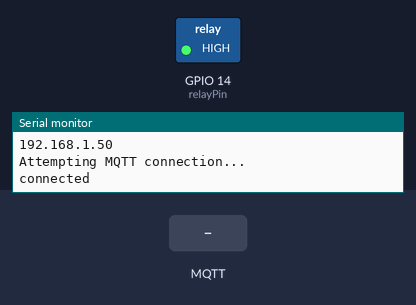
Recording of a sketch running on a simulated ESP8266 (NodeMCU). Parts: switched loads named in the sketch (green lamp = pin HIGH), the last lines printed to the serial monitor. The inputs (shaded band) are chosen by the test bench. WiFi joins after 1.5 s; servers stay silent unless stated; no MQTT or app messages arrive unless stated.

Above: at 3.2 s.
3.3 s: MQTT message "1" arrives on the first subscribed topic
At 4.8 s:
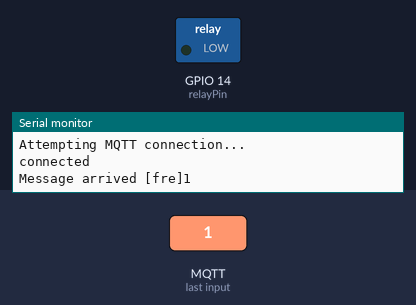
Timing chart, 0 to 9.8 s (numbered marks = the images above; inputs shaded):
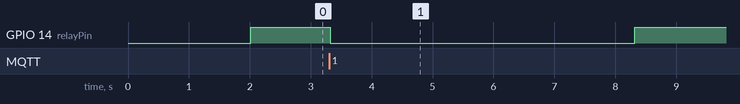

Measured:
- after the input at 3.3 s, GPIO 14 (relayPin): HIGH → LOW at once, → HIGH 5.0 s later

The sketch:

door.ino
```cpp
#include <ESP8266WiFi.h>
#include <PubSubClient.h>
#include <SoftwareSerial.h> // 블루투스

char ssid[] = "339-1"; // network SSID
char pass[] = "339789789*"; // network password
const char * mqtt_server = "192.168.0.100"; // MQTT broker 기기가 연결된 IP주소
WiFiClient esp8266Client;
PubSubClient client(esp8266Client);

SoftwareSerial BTSerial(13, 12); // SoftwareSerial(RX, TX), 통신을 하기 위한 RX, TX 연결 핀번호

int relayPin = 14; // relay to connect pin D13

void setup() {
  // put your setup code here, to run once:
  Serial.begin(9600);
  BTSerial.begin(9600); // 블루투스 모듈 초기화, 블루투스 연결

  setup_wifi();
  client.setServer(mqtt_server, 1883);
  client.setCallback(callback);
  delay(500);
  client.subscribe("fre"); // mqtt 토픽명
  pinMode(relayPin, OUTPUT);
  digitalWrite(relayPin, HIGH);
}

void setup_wifi() {
  delay(10);
  Serial.println();
  Serial.print("Connecting to ");
  Serial.println(ssid);
  WiFi.mode(WIFI_STA);
  WiFi.begin(ssid, pass);
  while(WiFi.status() != WL_CONNECTED) {
    delay(500);
    Serial.print(".");
  }
  Serial.println("");
  Serial.println("WiFi connected");
  Serial.println("IP address : ");
  Serial.println(WiFi.localIP());
}

void callback(char* topic, byte* payload, unsigned int length) {
  Serial.print("Message arrived [");
  Serial.print(topic);
  Serial.print("]");
  String Message = "";
  int i = 0;
  while(i<length) {
    Message += (char)payload [i++];
  }
  Serial.println(Message);

  if(Message == "1") { // MQTT 토픽 fre에 1이 수신되면 릴레이를 켬
    digitalWrite(relayPin, LOW); // 켜짐
    client.publish("entry", "open");
    delay(5000);
    digitalWrite(relayPin, HIGH); // 5초 뒤 꺼짐
  }
  if(Message == "0") {
    digitalWrite(relayPin, HIGH);
    client.publish("entry", "close");
  }
}

void reconnect() {
  while(WiFi.status() != WL_CONNECTED) {
    delay(500);
    Serial.print(".");
    setup_wifi();
  }
  while(!client.connected()) {
    Serial.println("Attempting MQTT connection...");
    if(client.connect("arduinoClientRelay")) { // MQTT client name 고유한 이름으로 중복되지 않도록 주의
      Serial.println("connected");
    }
    else {
      Serial.print("MQTT connection failed, retry count: ");
      Serial.println(client.state());
      Serial.println("try again in 3 seconds");
      delay(3000);
    }
  }
}

void loop() {
  // put your main code here, to run repeatedly:
  delay(50);
  if(!client.connected()) {
    reconnect();
    client.subscribe("fre");
    delay(500);
  }
  client.loop();
  delay(50);

  if(BTSerial.available()) { // 블루투스로 데이터 수신, 블루투스에서 신호가 있으면
  /*
    byte data = BTSerial.read();
    Serial.write(data); // 수신된 데이터를 시리얼 모니터로 출력
    if(data=='1') {
      static char userid[6];
      static int count = 0;
      while(BTSerial.available()) {
        byte id = BTSerial.read();
        userid[count++] = id;
      }
      Serial.print("userid  ");
      Serial.println(userid);
      digitalWrite(relayPin, LOW); // 켜짐
      delay(5000);
      digitalWrite(relayPin, HIGH);
    }
    */
    blue();
  }
}

void blue() {
    static char userid[5];
    static int count;
    byte data = BTSerial.read();
    Serial.write(data); // 수신된 데이터를 시리얼 모니터로 출력
    if(data=='1') {
      count = 0;
      while(BTSerial.available()) {
        byte id = BTSerial.read();
        userid[count++] = id;
      }
      Serial.println(userid);
      client.publish("id", userid);
      /*
      digitalWrite(relayPin, LOW); // 켜짐
      delay(5000);
      digitalWrite(relayPin, HIGH);
      */
    }
}
```
